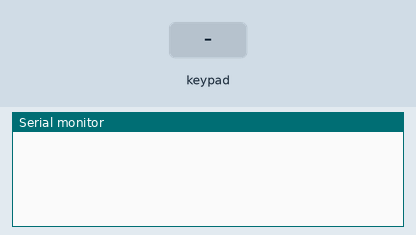
This sketch was run on a simulated Arduino Uno, built with avr-gcc and run on an emulated ATmega328P. On the bench: the last lines printed to the serial monitor. Inputs (shaded band) come from the test bench.

Above: at 1.2 s.
1.3 s: key '1' pressed
At 1.7 s:
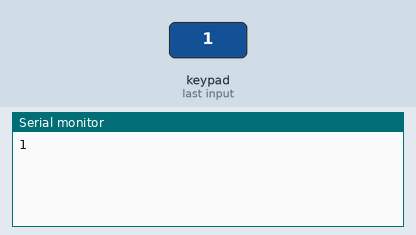
2.8 s: keypad keys 1 4 5 9 pressed 0.4 s apart
At 4.8 s:
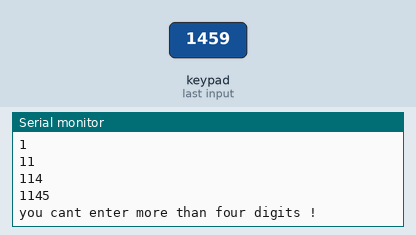
5.9 s: key '#' pressed
At 6.6 s:
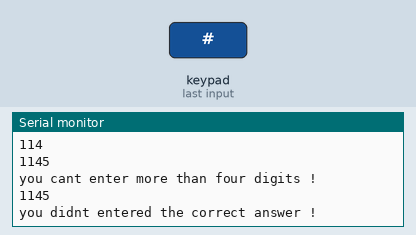
Timing chart, 0 to 8.9 s (numbered marks = the images above; inputs shaded):
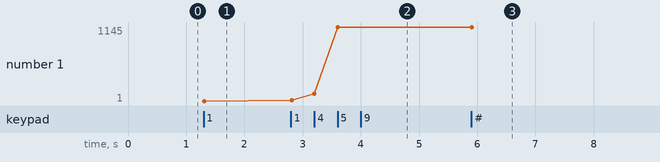

Measured:
- after the input at 1.3 s, the serial monitor: prints a new line at once (image 1)
- after the input at 2.8 s, the serial monitor: prints a new line at once (image 2)
- after the input at 5.9 s, the serial monitor: prints a new line at once (image 3)
- plotted number 1: 1 → 1145 after the input at 2.8 s

The sketch:

Keypad.ino
```cpp
#include <Keypad.h>

const byte ROWS = 4;
const byte COLS = 3;
const String password = "1459";

char keys[ROWS][COLS] = {
  { '1', '2', '3' },
  { '4', '5', '6' },
  { '7', '8', '9' },
  { '*', '0', '#' }
};

// here have to change when we want complete this project !
byte rowPins[ROWS] = { 9, 8, 7, 6 };
byte colPins[COLS] = { 5, 4, 3 };

Keypad keypad = Keypad(makeKeymap(keys), rowPins, colPins, ROWS, COLS);

String enteredDigits = "";

void setup() {
  Serial.begin(9600);
}


void printDigits(String enteredDigits) {
  Serial.println(enteredDigits);
}


void loop() {
  char key = keypad.getKey();

  if (key) {
    if (key == '*') {
      if (enteredDigits.length() > 0) {
        enteredDigits.remove(enteredDigits.length() - 1);
        printDigits(enteredDigits);
      } else {
        // here we have to show the error message to the lcd  (after inpelimenting that) !
        Serial.println("the digits are not enough to delete them !");
      }
    } else if (key == '#') {
      if (enteredDigits.length() == 4) {
        printDigits(enteredDigits);
        // here we have to process thee the way that we want ot check is the entered digit is the same as password or not !
        // something like this imelimenation
        if (enteredDigits == password) {
          Serial.println("yot entered the correct password !");
        } else {
          Serial.println("you didnt entered the correct answer !");
        }
      } else {
        // here we have to say again in lcd you have not enough digit for analysing the password you entered !
        Serial.println("digits are not enough to check !");
      }
    } else {
      if (enteredDigits.length() >= 4) {
        // correct message in the lcd !
        Serial.println("you cant enter more than four digits !");
      } else {
        enteredDigits += key ;
        printDigits(enteredDigits);
      }
    }
  }
}
```
